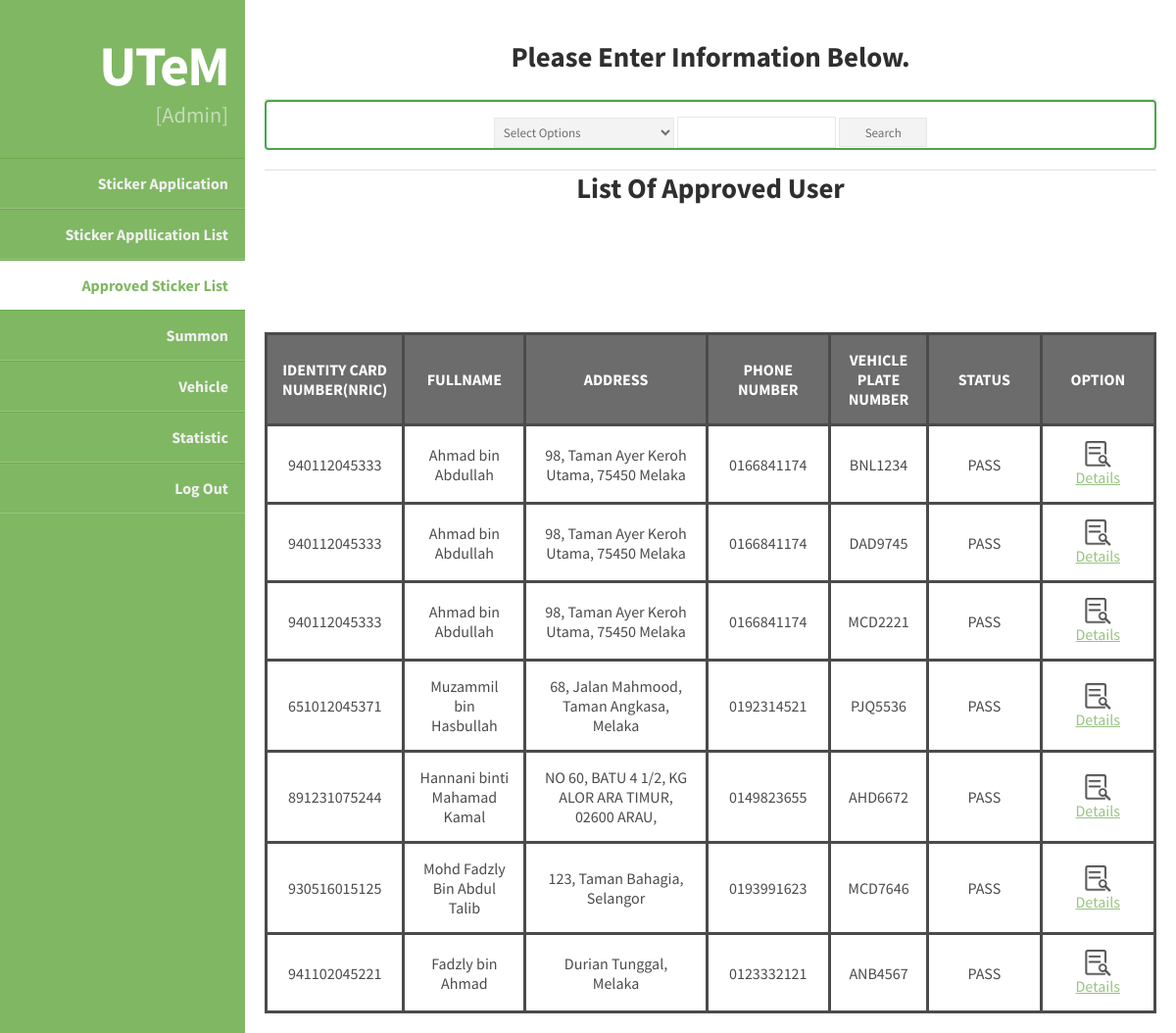
The page /admin/admin_search.php on the database its author committed.
### tables this page shows
CREATE TABLE IF NOT EXISTS `owner` (
  `vehicleID` varchar(10) NOT NULL,
  `icNo` varchar(15) NOT NULL,
  `status` varchar(15) NOT NULL,
  `date_approve` datetime DEFAULT NULL,
  `semester` varchar(22) NOT NULL,
  PRIMARY KEY (`vehicleID`,`icNo`),
  KEY `icNo` (`icNo`)
);

CREATE TABLE IF NOT EXISTS `user` (
  `icNo` varchar(15) NOT NULL,
  `userID` varchar(11) DEFAULT NULL,
  `userPassword` varchar(30) NOT NULL,
  `userName` varchar(70) NOT NULL,
  `userResidential` varchar(20) DEFAULT NULL,
  `userFaculty` varchar(6) DEFAULT NULL,
  `userEduLevel` varchar(10) DEFAULT NULL,
  `userAddress` varchar(150) NOT NULL,
  `userTel` varchar(12) NOT NULL,
  `userEmail` varchar(30) DEFAULT NULL,
  `userLicenseNo` int(10) DEFAULT NULL,
  `userLicenseValidDate` date DEFAULT NULL,
  `userPosition` varchar(25) NOT NULL,
  `icFile` longblob,
  `licenseFile` longblob,
  `cardFile` longblob,
  PRIMARY KEY (`icNo`)
);

### admin/admin_search.php (the view, shortened to what this page needs)
<?php
require_once('../Connections/dbConn.php');
?>
<?php
$logoutAction = $_SERVER['PHP_SELF']."?doLogout=true";
?>
<?php
if (!function_exists("GetSQLValueString")) {
function GetSQLValueString($theValue, $theType, $theDefinedValue = "", $theNotDefinedValue = "")
{
  $theValue = function_exists("mysql_real_escape_string") ? mysql_real_escape_string($theValue) : mysql_escape_string($theValue);
  switch ($theType) {
    case "text":
      $theValue = ($theValue != "") ? "'" . $theValue . "'" : "NULL";
      break;
  }
  return $theValue;
}
}
$colname_rsUser = "-1";
$query_rsUser = sprintf("SELECT * FROM `user` WHERE icNo = %s", GetSQLValueString($colname_rsUser, "text"));
$rsUser = mysql_query($query_rsUser, $dbConn) or die(mysql_error());
$row_rsUser = mysql_fetch_assoc($rsUser);
?>
<!DOCTYPE html PUBLIC "-//W3C//DTD XHTML 1.0 Transitional//EN" "http://www.w3.org/TR/xhtml1/DTD/xhtml1-transitional.dtd">
<html xmlns="http://www.w3.org/1999/xhtml">
<head>
<link rel="stylesheet" href="../3372/styles.css" type="text/css" />
</head>
<body>
<section id="body" class="width">
	<aside id="sidebar" class="column-left">
		<header>
		<h1><a href="admin_home.php">UTeM</a></h1>
		<h2><?php echo $row_rsUser['userName'] ?> [Admin]</h2>
		</header>
			<nav id="mainnav">
  				<ul>
                  <li><a href="register_search_admin.php"> Sticker  Application </a></li>
                  <li><a href="admin_home.php"> Sticker Appllication List </a></li>
                  <li class="selected-item"><a href="admin_search.php"> Approved Sticker List </a></li>
                  <li><a href="summon.php"> Summon </a></li>
                  <li><a href="vehicle.php"> Vehicle </a></li>
                  <li><a href="statistic.php"> Statistic </a></li>
                  <li><a href="<?php echo $logoutAction ?>">Log Out</a></li>
           	  </ul>
			</nav>
	</aside>
<section id="content" class="column-center">
<br><h2 align="center">Please Enter Information Below.</h2>
<p>
<fieldset>
<div class="search_form">
<form method="GET" action="admin_search_conn.php">
<TR>
<TD>
<select name="searchtype" required="required" >
      <option value="">Select Options</option>
    </select>
</TD>
<TD>
<input type="text" name="search_data" style="width:150px;height:20px"  >
</TD>
<TD>
<input type="submit"  name="search" value="Search" style="height:30px;width:90px" >
</TD>
</TR>
</form>
</div>
</fieldset>
</p>
<p>
<fieldset>
<div class="update_form">
<?php
include('../Connections/dbcode.php');
$status="PASS";
$sql = mysqli_query($conn,'SELECT u.* , o.* FROM user u , owner o WHERE status = "'.$status.'" and o.icNo=u.icNo ORDER BY o.date_approve DESC');
if($sql->num_rows)
	{
		echo"<h2 align=center>List Of Approved User</h2>
    <form  action='admin_app_approve.php' method='GET'>
				<table width='1000' height='209' border='1'>
  				<tr>
  				<th width='100' align='center'>IDENTITY CARD NUMBER(NRIC)</th>
    			<th width='100' align='center'>FULLNAME</th>
    			<th width='200' align='center'>ADDRESS</th>
    			<th width='100' align='center'>PHONE NUMBER</th>
				<th width='70' align='center'>VEHICLE PLATE NUMBER</th>
    			<th width='100' align='center'>STATUS</th>
    			<th width='100' align='center'>OPTION</th>
    			</tr>";
		while($row = mysqli_fetch_array($sql))
		{
		$icno = $row['icNo'];
		$name = $row['userName'];
		$address = $row['userAddress'];
		$phone = $row['userTel'];
		$vehilceID = $row['vehicleID'];
		$status = $row['status'];
			echo"
    			<tr>
    			<td>$icno</td>
    			<td>$name</td>
   				<td>$address</td>
   				<td>$phone</td>
				<td>$vehilceID</td>
   				<td>$status</td>
   				<td align='center'><a href='admin_approve.php?detail=$icno'>
				<img src='icon/detail.png' height= 27px; width= 27px;><br>Details</a>
				</td>
				</tr>";
		}
	}
?>
</div>
</fieldset>
</p>
<article class="expanded">
  <br><br>
		</article>
	</section>
	</section>
</body>
</html>

### 3372/styles.css (style rules this page uses)
body { margin:0px auto; padding:0; background: #fff; font-family: "Source Sans Pro","sans-serif"; font-size: 1.0em; color:#666; }
* { margin:0; padding:0; }
table { width: 100%; }
th, td { padding:5px 10px; }
th { color:#fff; border-top:1px solid #222; background-color:#2F2F2F; }
td { border-bottom: 1px solid #f4f4f4; }
p { line-height:2.0em; margin-bottom:20px; }
a { color:#6FAB4F; }
fieldset { display:block; border:none; border-top:1px solid #e0e0e0; }
fieldset form { padding-top:15px; }
fieldset form input, fieldset form select, fieldset form textarea { padding:5px; color:#333333; font-size:13px; font-family: "Source Sans Pro","sans-serif"; border:1px solid #ddd; }
h1 { font-size:2.4em; }
h2 { color:#2f2f2f; font-size:1.8em; font-weight:bold; padding:0 0 5px; margin:0; }
ul, ol { margin:0 0 35px 35px; }
li { padding-bottom:5px; }
.width { width:auto; margin: 0 auto; }
header { padding:30px 17px 30px; margin:0 auto; }
header h1 { text-align: right; }
header h1 a, header h1 a:hover, header h1 a:visited { color: #fff; font-size: 1.5em; text-decoration: none; letter-spacing:-2px; }
header h2 { color:#C4DDB6; text-align: right; font-size: 1.4em; font-weight: normal; padding-bottom:0; letter-spacing:0; }
section#body { padding: 0; background: #80B763; }
section#content { margin-left: 250px; padding: 20px; background-color: #fff; }
.column-left { float:left; }
aside#sidebar { width:250px; position: fixed; }
nav#mainnav ul { padding: 0; margin: 0; list-style: none; }
nav#mainnav li { padding:0; border-bottom: 1px solid #99C581; border-top: 1px solid #6FAB4F; }
nav#mainnav li.selected-item { border-bottom:none; }
nav#mainnav li.selected-item a, nav#mainnav li.selected-item a:hover { color:#80B763; font-weight:bold; background: #fff; }
nav#mainnav li a { color: #f0f0f0; display: block; padding: 15px 17px; text-align: right; font-weight: bold; text-decoration: none; }
article { padding: 10px 10px 30px; font-size: 1.2em; border-bottom: 1px solid #eee; }

### admin/admin_search.php (style rules this page uses)
table { border-collapse: collapse; background-color: #ffffff; opacity: 0.7; }
table, td, th { border: 3px solid black; align-items: center; }
th, td { padding: 15px; text-align: center; color: black; }
th { color: white; }
.search_form { text-align: center; margin: auto; width: 100%; background-color: #ffffff; opacity: 0.7; box-sizing: border-box; border: 2px solid green; border-radius: 4px; }

### rows shown on the page
owner: icNo "940112045333", icNo.userName "Ahmad bin Abdullah", icNo.userAddress "98, Taman Ayer Keroh Utama, 75450 Melaka", icNo.userTel "0166841174", vehicleID "BNL1234", status "PASS"
owner: icNo "940112045333", icNo.userName "Ahmad bin Abdullah", icNo.userAddress "98, Taman Ayer Keroh Utama, 75450 Melaka", icNo.userTel "0166841174", vehicleID "DAD9745", status "PASS"
owner: icNo "940112045333", icNo.userName "Ahmad bin Abdullah", icNo.userAddress "98, Taman Ayer Keroh Utama, 75450 Melaka", icNo.userTel "0166841174", vehicleID "MCD2221", status "PASS"
owner: icNo "651012045371", icNo.userName "Muzammil bin Hasbullah", icNo.userAddress "68, Jalan Mahmood, Taman Angkasa, Melaka", icNo.userTel "0192314521", vehicleID "PJQ5536", status "PASS"
owner: icNo "891231075244", icNo.userName "Hannani binti Mahamad Kamal", icNo.userAddress "NO 60, BATU 4 1/2, KG ALOR ARA TIMUR, 02600 ARAU,", icNo.userTel "0149823655", vehicleID "AHD6672", status "PASS"
owner: icNo "930516015125", icNo.userName "Mohd Fadzly Bin Abdul Talib", icNo.userAddress "123, Taman Bahagia, Selangor", icNo.userTel "0193991623", vehicleID "MCD7646", status "PASS"
owner: icNo "941102045221", icNo.userName "Fadzly bin Ahmad", icNo.userAddress "Durian Tunggal, Melaka", icNo.userTel "0123332121", vehicleID "ANB4567", status "PASS"
